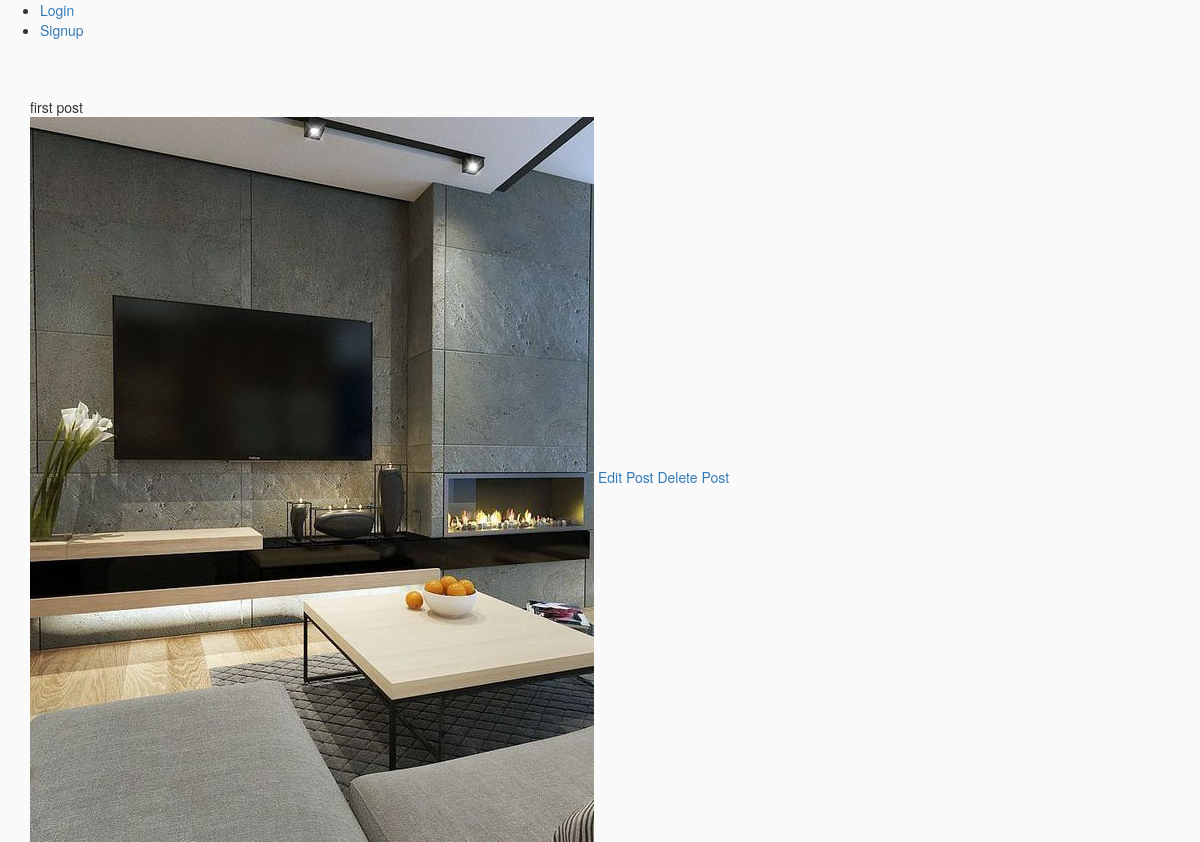
/instaJZ/posts/1/, run on the app's committed database.
### InstaJZ/models.py (models this page shows, shortened)
class Post(models.Model):
    title = models.TextField(blank=True, null=True)
    image = ProcessedImageField(
        upload_to='static/images/posts',
        format='JPEG',
        options={'quality': 100},
        blank=True,
        null=True
    )

### InstaJZ/views.py (the view)
# urls.py: path('posts/<int:pk>/', PostDetailView.as_view(), name='postdetail'),
class PostDetailView(DetailView):
    model = Post
    template_name = 'post_detail.html'

### templates/post_detail.html
{% extends "base.html" %}
{% block content %}
<span> {{ object.title }} </span>
<div>
    <img src="/{{ object.image }}">
    <a href="{% url 'editpost' object.pk %}">Edit Post</a>
    <a href="{% url 'deletepost' object.pk %}">Delete Post</a>
</div>
{% endblock content %}

### static/css/style.css (style rules this page uses)
html { height: 100%; }
body { min-height: 100%; background-color: #fafafa; }

### data on the page
Post: title "first post", image (picture)
